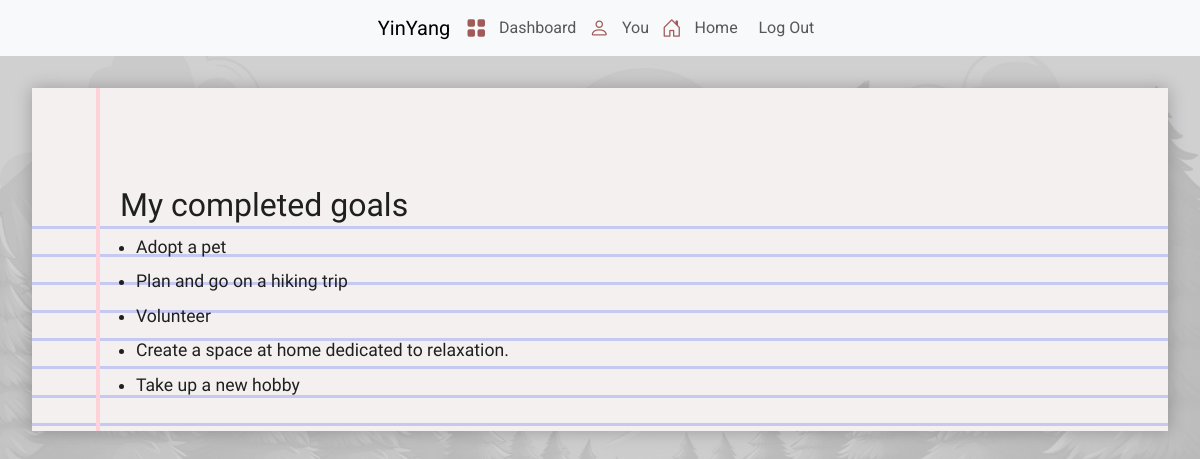
The page /completed_goals_list/1 (signed in) on the database its author committed.
### yinyang/models.py (models this page shows, shortened)
class Goal(models.Model):
    CATEGORY = (('WORK', 'Work'),
                ('PERSONAL', 'Personal'),
                ('RELATIONSHIP', 'Relationship'),
                ('STUDIES', 'Studies'),
                ('MONEY', 'Money'),
                ('FAMILY', 'Family'),
                ('HEALTH', 'Health'))
    user = models.ForeignKey(User, on_delete=models.CASCADE, default=None, related_name="goal")
    description = models.CharField(max_length=250, blank=False, null=False)
    category = models.CharField(max_length=50, choices=CATEGORY, default="PERSONAL")
    is_completed = models.BooleanField(default=False)

### yinyang/views.py (the view)
# urls.py: path("completed_goals_list/<int:id>", views.completed_goals_list, name="completed_goals_list")
@login_required
def completed_goals_list(request, id):
    user = User.objects.get(pk=id)
    completed_goals = Goal.objects.filter(user=user, is_completed=True)
    return render(request, "yinyang/completed_goals.html", {
            "completed_goals": completed_goals
        })

### yinyang/templates/yinyang/completed_goals.html (shortened to what this page needs)
{% extends "yinyang/layout.html" %}
{% load static %}
{% block body %}
  <div id="list-flex">
    <div class="list-card-flex">
      <div class="paper">
        <h2>My completed goals</h2>
        <ul>
          {% for goal in completed_goals %}
            <li>{{ goal.description }}</li>
          {% endfor %}
        </ul>
      </div>
    </div>
  </div>
{% endblock %}

### yinyang/static/yinyang/styles/index.css (style rules this page uses)
html, body { margin: 0; padding: 0; width: 100%; height: 100%; }
html { scroll-behavior: smooth; height: 100%; overflow-x: hidden; }
body { font-family: "Roboto", sans-serif; background-image: url('background.jpeg'); background-position: center; background-size:cover; text-size-adjust: auto; background-repeat: no-repeat; height: 100vh; min-height: 100vh; }

### yinyang/static/yinyang/styles/completed_goals_list.css (style rules this page uses)
:root { --main-line-color: hsl(234, 62%, 86%); --side-line-color: hsl(350, 100%, 91%); --paper-color: hsl(0, 15%, 95%); --ink-color: hsl(0, 0%, 12%); --line-thickness: 3px; --top-space: 4lh; }
.paper { background: var(--paper-color); margin: 2rem; padding: calc(var(--top-space) - 0.5lh) 3rem 1rem 5.5rem; font-family: "Playwrite AU TAS", cursive; font-size: 1.1rem; line-height: 1.6; color: var(--ink-color); background-image: linear-gradient( 90deg, transparent, transparent 4rem, var(--side-line-color) 4rem, var(--side-line-color) 4.25rem, transparent 4.25rem ), linear-gradient( var(--paper-color), var(--paper-color) var(--top-space), transparent var(--top-space) ), repeating-linear-gradient( transparent, transparent calc(1lh - var(--line-thickness)), var(--main-line-color) calc(1lh - var(--line-thickness)), var(--main-line-color) 1lh, transparent 1lh ); box-shadow: 0 0 1rem rgb(0 0 0 / 0.25); }
.paper ul { padding: 0; }
.paper li { margin-top: 0.4rem; margin-left: 1rem; }

### yinyang/templates/yinyang/completed_goals.html (style rules this page uses)
body { background-image: url('/static/yinyang/styles/background-dashboard.jpg'); background-size:cover; background-position:center; height: 100%; }

### rows shown on the page
Goal: description "Adopt a pet"
Goal: description "Plan and go on a hiking trip"
Goal: description "Volunteer"
Goal: description "Create a space at home dedicated to relaxation."
Goal: description "Take up a new hobby"
